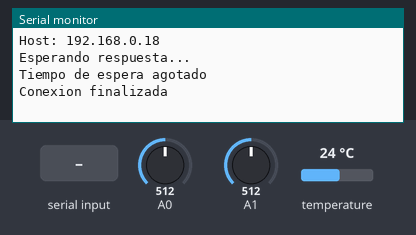
A sketch run on a simulated Arduino Uno, built with avr-gcc and run on an emulated ATmega328P. Shown: the last lines printed to the serial monitor. The inputs (shaded band) are chosen by the test bench; at power-on: temperature 24 °C, A0 = 512, A1 = 512. The modem accepts every AT command (registered, SIM ready, sends succeed) and sends nothing else.

Above: at 2.2 s.
2.3 s: temperature set to 12 °C
At 2.55 s:
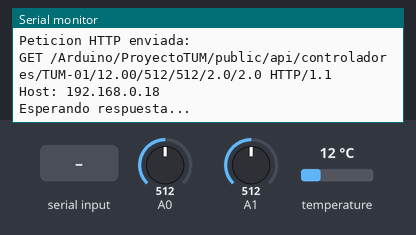
3.8 s: "CLOSED" received over the second serial link
At 4.4 s:
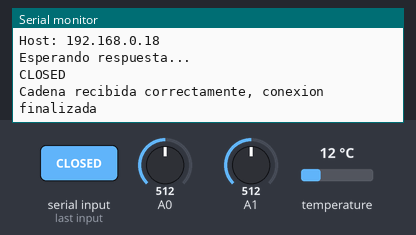
5.3 s: A0 set to 490
At 6.17 s:
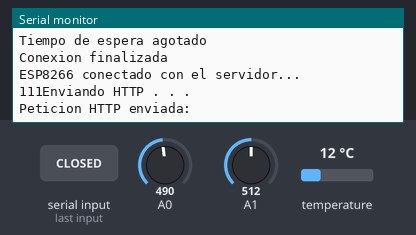
6.8 s: A1 set to 490
At 7.56 s:
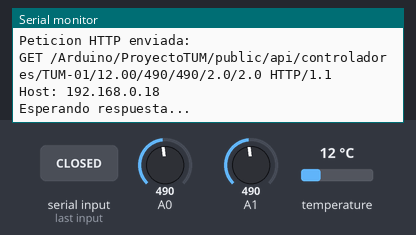
8.3 s: temperature set to 19 °C
At 8.82 s:
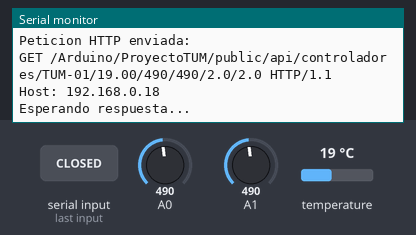
9.8 s: A0 set to 510
At 10.08 s:
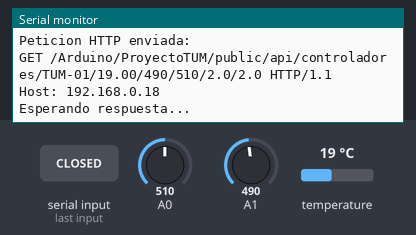
Timing chart, 0 to 12.3 s (numbered marks = the images above; inputs shaded):
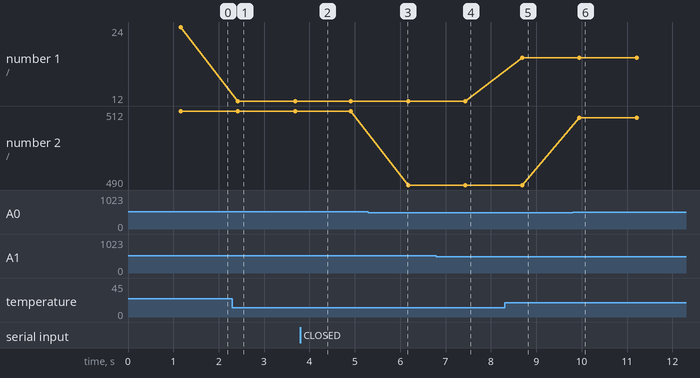

Measured:
- after the input at 2.3 s, the serial monitor: prints a new line after 0.12 s (image 1)
- after the input at 3.8 s, the serial monitor: prints a new line at once (image 2)
- after the input at 6.8 s, the serial monitor: prints a new line after 0.63 s (image 4)
- after the input at 8.3 s, the serial monitor: prints a new line after 0.39 s (image 5)
- after the input at 9.8 s, the serial monitor: prints a new line after 0.15 s (image 6)
- plotted number 1: 24 → 12 after the input at 2.3 s, 12 → 19 after the input at 8.3 s
- plotted number 2: 512 → 490 after the input at 5.3 s, 490 → 510 after the input at 9.8 s

The sketch:

ESP8266SLIBRERIA.ino
```cpp
#include <SoftwareSerial.h>

//Librerias para bmp180
#include <SFE_BMP180.h>
#include <Wire.h>

SFE_BMP180 pressure;
String servidor = "192.168.0.100";


SoftwareSerial SerialESP8266(11,10);  //RX, TX

String cadena="";

// Temperatura


void setup() {

  //------------------------------------------------------
  SerialESP8266.begin(19200);
  Serial.begin(19200);
  SerialESP8266.setTimeout(2000);

  SerialESP8266.println("AT");
  if(SerialESP8266.find("OK"))
    Serial.println(F("Respuesta AT correcto"));
  else
    Serial.println(F("Error en ESP8266"));


    //-----Configuración de red-------//Podemos comentar si el ESP ya está configurado

    //ESP8266 en modo estación (nos conectaremos a una red existente)
    SerialESP8266.println("AT+CWMODE=1");
    if(SerialESP8266.find("OK"))
      Serial.println(F("ESP8266 en modo Estacion"));

    //Nos conectamos a una red wifi
    SerialESP8266.println("AT+CWJAP=\"Chichi\",\"75729972\"");
   // SerialESP8266.println("AT+CWJAP=\"CEISUFRO\",\"DCI.2016\"");
    Serial.println(F("Conectandose a la red ..."));
    SerialESP8266.setTimeout(10000); //Aumentar si demora la conexion
    if(SerialESP8266.find("OK"))
      Serial.println(F("WIFI conectado"));
    else
      Serial.println(F("Error al conectarse en la red"));
    SerialESP8266.setTimeout(2000);
    //Desabilitamos las conexiones multiples
    SerialESP8266.println("AT+CIPMUX=0");
    if(SerialESP8266.find("OK"))
      Serial.println(F("Multiconexiones deshabilitadas"));

  //------fin de configuracion-------------------


  // Initialize the sensor (it is important to get calibration values stored on the device).

  if (pressure.begin())
    Serial.println(F("BMP180 init success"));


  // Get the baseline pressure:

  double baseline = getPressure();

  Serial.print(baseline);

  delay(1000);

}

void loop() {


         String valorUv = String(analogRead(0));
         String valorMonoxido = String(analogRead(1));
         String valorTm = String(getPressure());

         //---------enviamos las variables al servidor---------------------

      //Nos conectamos con el servidor:

      SerialESP8266.println("AT+CIPSTART=\"TCP\",\"" + servidor + "\",8888");

      if( SerialESP8266.find("OK"))
      {

          Serial.println();
          Serial.println("ESP8266 conectado con el servidor...");


          //Armamos el encabezado de la peticion http


         String peticionHTTP= "GET /Arduino/ProyectoTUM/public/api/controladores/TUM-01/"+valorTm+"/"+valorMonoxido+"/"+valorUv+"/2.0/2.0 HTTP/1.1\r\nHost: 192.168.0.18\r\n\r\n";


          //Enviamos el tamaño en caracteres de la peticion http:
          SerialESP8266.print("AT+CIPSEND=");
          SerialESP8266.println(peticionHTTP.length());
          Serial.print(peticionHTTP.length());
          //esperamos a ">" para enviar la petcion  http
          if(SerialESP8266.find(">")) // ">" indica que podemos enviar la peticion http
          {
            Serial.println(F("Enviando HTTP . . ."));
            SerialESP8266.println(peticionHTTP);
            if( SerialESP8266.find("SEND OK"))
            {
              Serial.println(F("Peticion HTTP enviada:"));

              Serial.println(peticionHTTP);
              Serial.println(F("Esperando respuesta..."));

              boolean fin_respuesta=false;
              long tiempo_inicio=millis();
              cadena="";

              while(fin_respuesta==false)
              {
                  while(SerialESP8266.available()>0)
                  {
                      char c=SerialESP8266.read();
                      Serial.write(c);
                      cadena.concat(c);  //guardamos la respuesta en el string "cadena"
                  }
                  //finalizamos si la respuesta es mayor a 500 caracteres
                  if(cadena.length()>500)
                  {
                    Serial.println(F("La respuesta a excedido el tamaño maximo"));

                    SerialESP8266.println("AT+CIPCLOSE");
                    if( SerialESP8266.find("OK"))
                      Serial.println(F("Conexion finalizada"));
                    fin_respuesta=true;
                  }
                  if((millis()-tiempo_inicio)>100) //Finalizamos si ya han transcurrido 10 seg
                  {
                    Serial.println(F("Tiempo de espera agotado"));
                    SerialESP8266.println("AT+CIPCLOSE");
                    if( SerialESP8266.find("OK"))
                      Serial.println(F("Conexion finalizada"));
                    fin_respuesta=true;
                  }
                  if(cadena.indexOf("CLOSED")>0) //si recibimos un CLOSED significa que ha finalizado la respuesta
                  {
                    Serial.println();
                    Serial.println(F("Cadena recibida correctamente, conexion finalizada"));
                    fin_respuesta=true;
                  }
              }


            }
            else
            {
              Serial.println(F("No se ha podido enviar HTTP....."));

           }
          }
      }
      else
      {
        Serial.println(F("No se ha podido conectarse con el servidor"));

      }


      delay(1000);


}


double getPressure()
{
  char status;
  double T;


  status = pressure.startTemperature();

  if (status != 0)
  {
    // Wait for the measurement to complete:

    delay(status);


    status = pressure.getTemperature(T);


    return T;

  }  else Serial.println(F("error al iniciar temperatura"));
}
```
